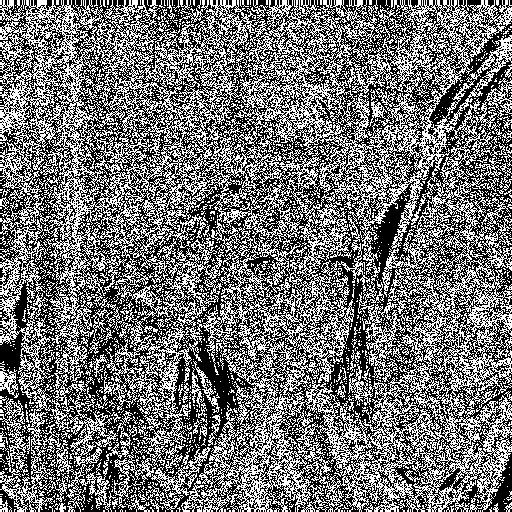
#> input picture Lab 05/Files/BitPlane_0.png, 512 x 512 px, given in place of lenna.png, which was not available
$ python Task.py
#> lines starting #> are read from the running program, lines starting #| are printed output that depends on the picture
import cv2
import numpy as np
import matplotlib.pyplot as plt

# Accepts NumPy Array
def NegativeImage(image, height, width):
	for row in range(height):
		for column in range(width):
			red = 255 - image[row][column][0]
			green = 255 - image[row][column][1]
			blue = 255 - image[row][column][2]
			image[row, column] = [red, green, blue]
	return image

def Binarization(image, filename):
	retval, binarized_img = cv2.threshold(image,127,255,cv2.THRESH_BINARY)
	cv2.imwrite(filename, binarized_img)
	return binarized_img

def HorizontalDerivative(image, height, width):
	image_gradient = np.zeros((height, width), dtype = np.uint8)
	for row in range(height - 1):
		for column in range(width - 1):
			try:
				image_gradient[row, column] = image[row + 1, column] - image[row, column]
			except Exception as e:
				pass
	return image_gradient

def BitPlaneSlicing(image, plane):
	image[np.bitwise_and(image, 2**plane) == 0] = 0
	image[np.bitwise_and(image, 2**plane) != 0] = 255
	return image

def main():
	IMAGE_PATH = "./Files/lenna.png"
	directory = "/".join(IMAGE_PATH.split('/')[:-1])
	extension = IMAGE_PATH.split('/')[-1].split('.')[1]
	file_name = IMAGE_PATH.split('/')[-1].split('.')[0]

	# Opening Image
	image = cv2.imread(IMAGE_PATH)
#> image is the input picture: shape (512, 512, 3); 45.3% white in thin lines or dots
	height, width, channels = image.shape
#> height = 512; width = 512; channels = 3

	cv2.imshow("Lenna", image)

	negative = NegativeImage(image, height, width)
#> after the loop in NegativeImage, `for row in range(height):`: image: shape (512, 512, 3); 54.7% white; black in thin lines or dots
	cv2.imwrite("Files/Negative.png", negative)
	cv2.imshow("Negative Fruits", negative)

	image = cv2.imread(IMAGE_PATH, 0)
#> image: shape (512, 512); 45.3% white in thin lines or dots
	binarized_img = Binarization(image, "Files/binarized_img.png")

	hD = HorizontalDerivative(binarized_img, height, width)
#> after the loop in HorizontalDerivative, `for row in range(height - 1):`:
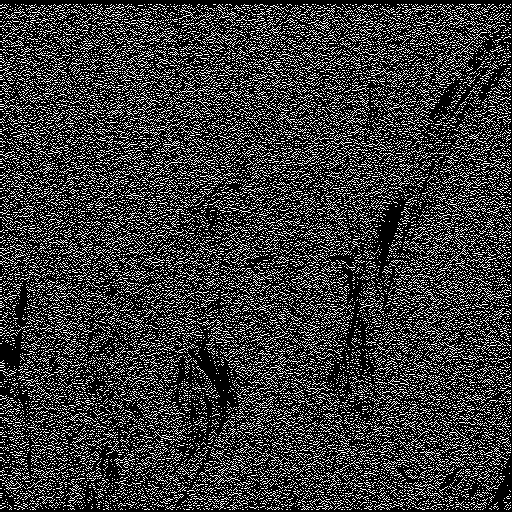
#> image_gradient: shape (512, 512); min 0, max 255, mean 58.3
	cv2.imwrite("Files/HorizontalDerivative.png", hD)
	cv2.imshow("Horizontal Derivative", hD)

	image = cv2.imread(IMAGE_PATH, 0)
	for plane in range(0, 8):
		bpSlicing = BitPlaneSlicing(image.copy(), plane)
		cv2.imwrite("Files/BitPlane_" + str(plane) + "." + extension, bpSlicing)
		cv2.imshow("Bit Plane Slicing" + str(plane), bpSlicing)

	cv2.waitKey(0)

if __name__ == '__main__':
	main()

$ run again, on Lab 05/Files/BitPlane_1.png
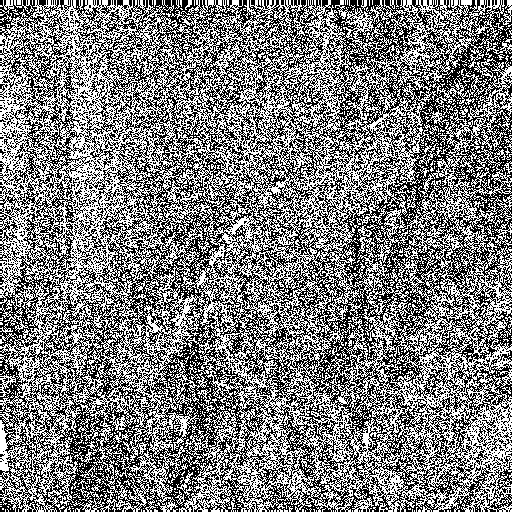
#> input picture Lab 05/Files/BitPlane_1.png, 512 x 512 px, given in place of lenna.png, which was not available
#> in main, image is the input picture: shape (512, 512, 3); 49.7% white in thin lines or dots
#> after the loop in HorizontalDerivative, `for row in range(height - 1):`:
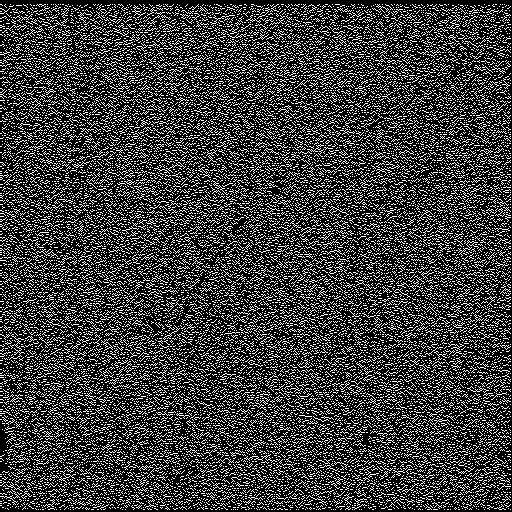
#> image_gradient: shape (512, 512); min 0, max 255, mean 60.7
